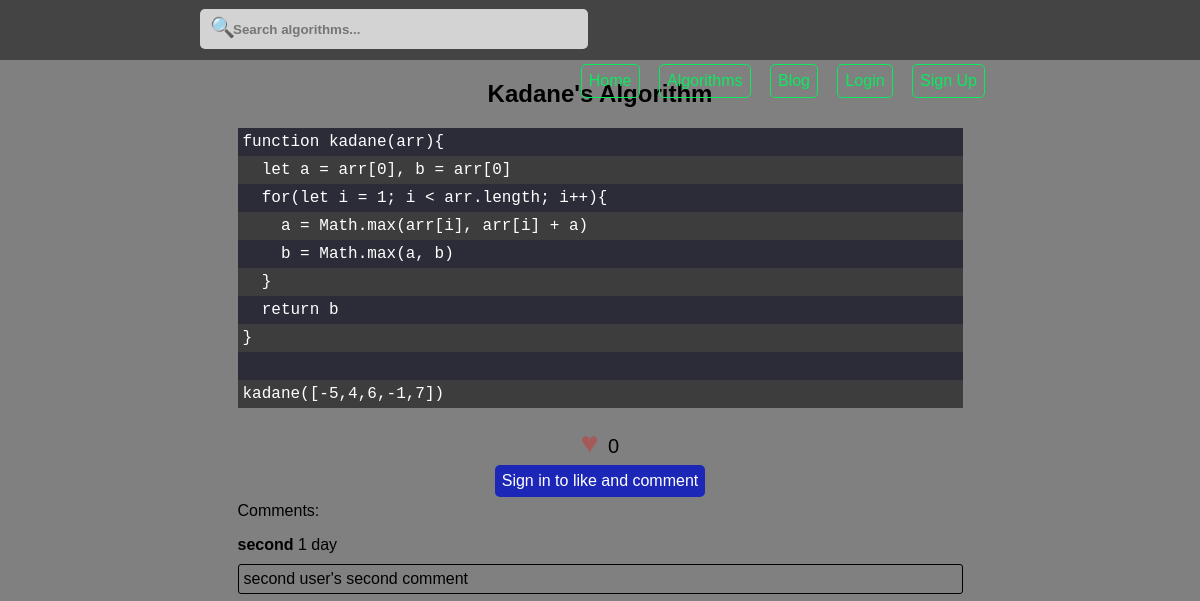
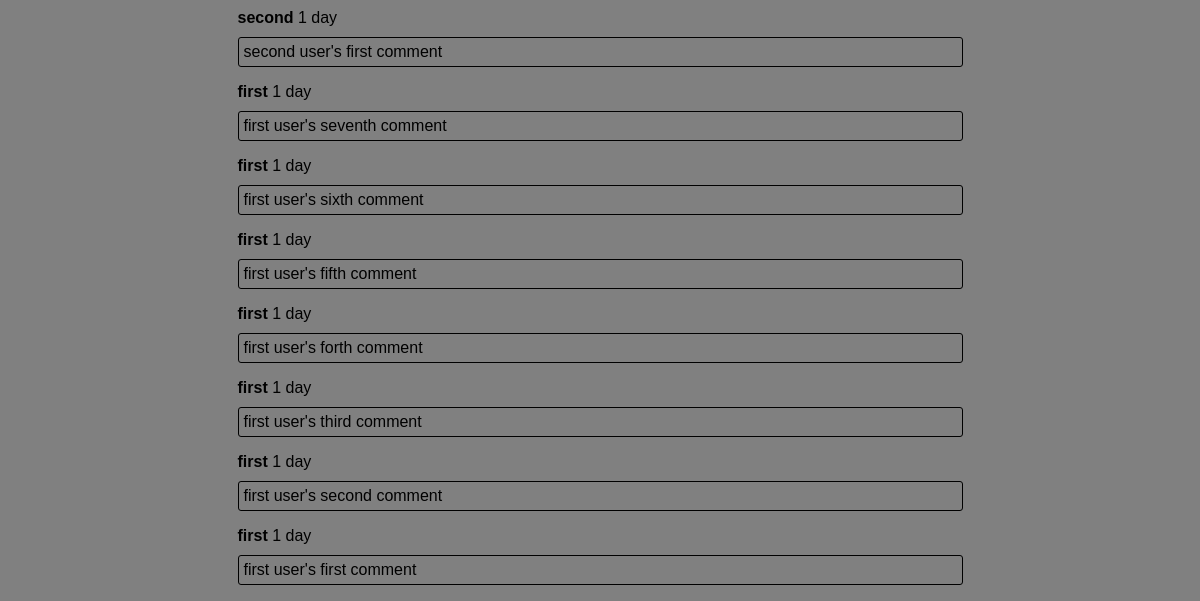
/algorithms/array-stack-queue-sorting/kadanes-algorithm/, run on an earlier commit of the app's database (2 pictures, top to bottom).
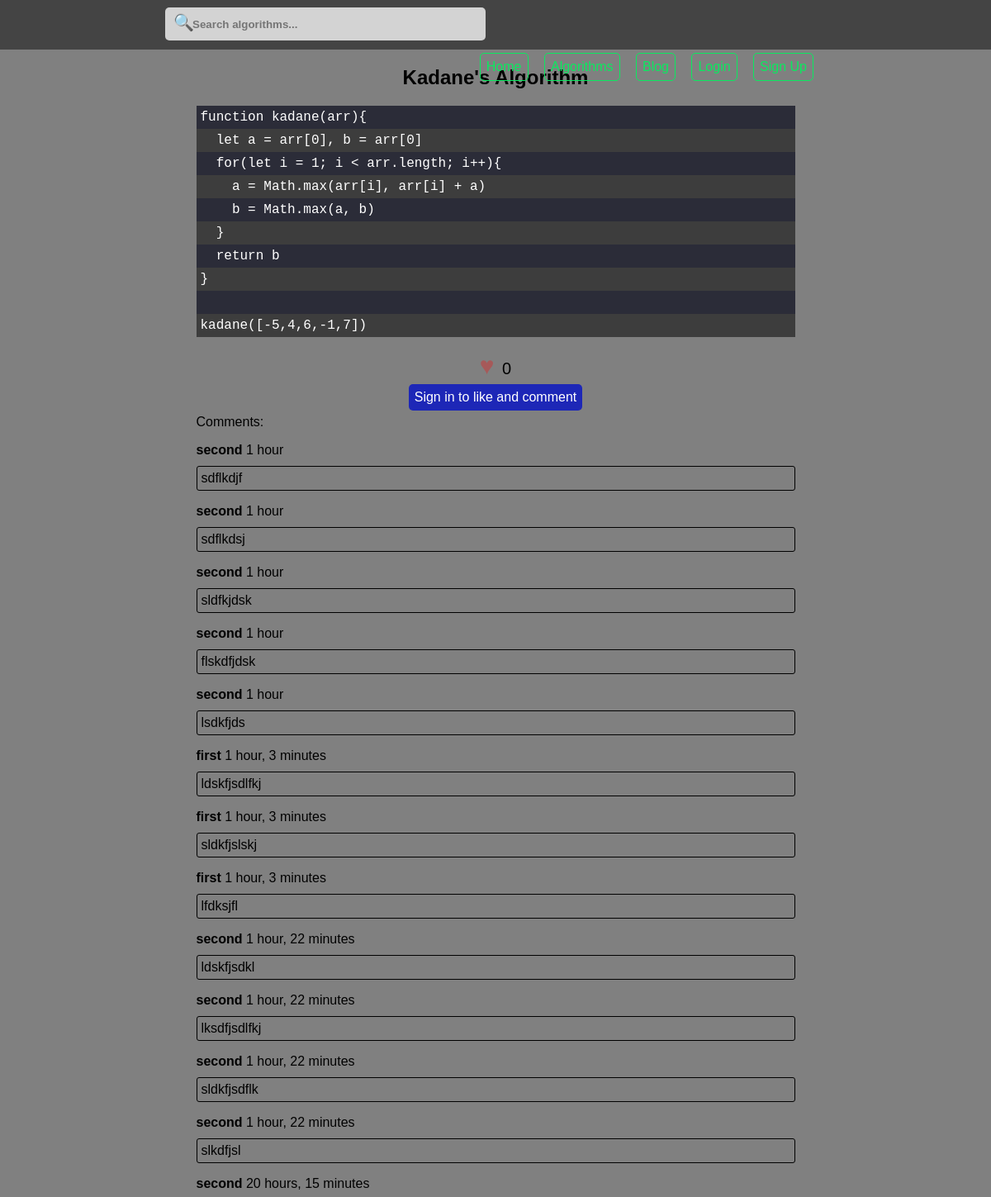
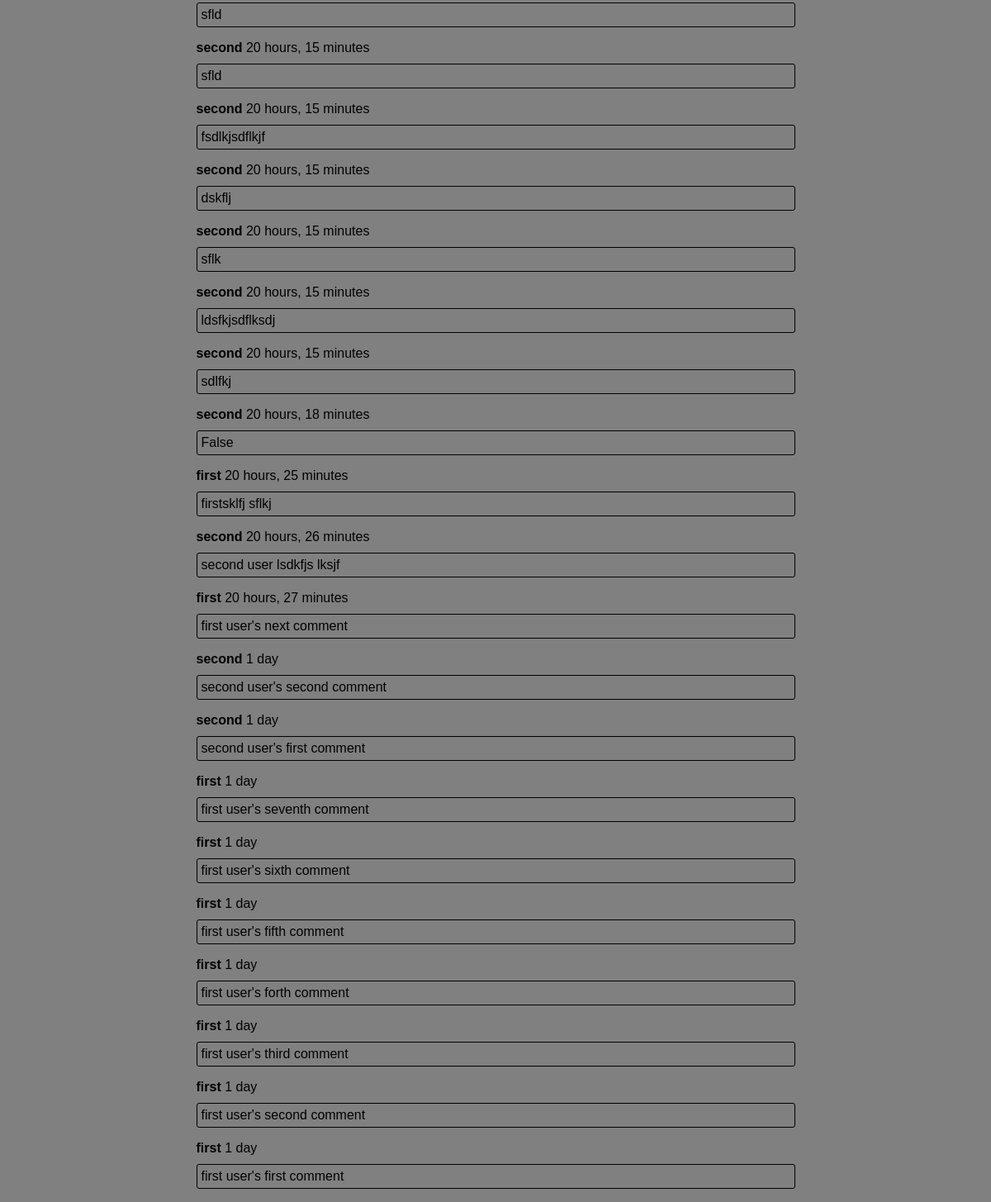
And on a later commit of the database (2 pictures, top to bottom).
### comments/models.py (models this page shows, shortened)
class Comment(models.Model):
	user = models.ForeignKey(User, on_delete = models.CASCADE)
	article = models.ForeignKey(Blog, on_delete = models.CASCADE, null = True, blank = True)
	algorithm = models.ForeignKey(Algorithm, on_delete = models.CASCADE, null = True, blank = True)
	content = models.TextField()
	created_at = models.DateTimeField(auto_now_add = True)
	class Meta:
		ordering = ['-created_at']

### computer_science/views.py (the view, shortened to what this page needs)
# urls.py: url(r'^blog/(?P<friendly_title>[-\w]+)/$', show, name = 'show'),
def show(request, friendly_category = None, friendly_title = None):
	algorithm = get_object_or_404(Algorithm, friendly_title = friendly_title)
	if not algorithm:
		return Http404
	form = Comment_form(request.POST or None)
	current_user_likes = False
	like_or_unlike = 'Like'
	if request.user.is_authenticated:
	    if request.user in algorithm.likes.all():
	        current_user_likes = True
	    if current_user_likes:
	        like_or_unlike = 'Unlike'
	items = { 'algorithm': algorithm,
			  'title': algorithm.title,
			  'comments': algorithm.comment_set.all(),
			  'form': form,
			  'value': 'Submit Comment',
			  'like_or_unlike': like_or_unlike, }
	return render(request, 'algorithms/show.html', items)

### comments/forms.py
class Comment_form(forms.ModelForm):
	content = forms.CharField(widget = forms.Textarea(
		attrs = { 'class': 'comment-form', 'placeholder': 'Type your comment here...', 'rows': 4, 'cols': 80 }))
	class Meta:
		model = Comment
		fields = ['content']

### templates/algorithms/show.html (shortened to what this page needs)
{% extends 'base.html' %}
{% load staticfiles %}
{% block css %}
	<link rel="stylesheet" type="text/css" href="{% static 'css/algorithm.css' %}">
{% endblock css %}
{% block main %}
	<div class="full-algorithm">
		<h2>{{ algorithm.title }}</h2>
		<div class="algorithm-code">{{ algorithm.code|safe }}</div>
		<br />
		<a class='like like-button'>
		</a>
		<span class="like-counts">{{ algorithm.likes.count }}</span>
        <br>
	    {% if user.is_authenticated %}
    		<form method="POST" class="comment_form", enctype="multipart/form-data">
        		{% csrf_token %}
        		{{ form.as_p }}
        		<input type="submit" value="{{ value }}" class='button-class-a send_comment_button'>
    	    </form>
	    {% else %}
	        <a href="{% url 'user:user_login' %}" class="button-class-a">Sign in to like and comment</a>
	    {% endif %}
	    <div class="comment-count">Comments:</div>
	    <div class="all-comments">
    		{% for comment in comments %}
    			<div class="single-comment">
    				<p class="comment-username"><b>{{ comment.user }}</b> {{ comment.created_at|timesince }}</p>
    				<p class="comment-content">{{ comment.content }}</p>
    			</div>
    		{% endfor %}
        </div>
	</div>
{% endblock main %}

What changed in the data, as far as the page shows it:
added Comment: user "second", created_at "1 hour", content "sdflkdjf"
added Comment: user "second", created_at "1 hour", content "sdflkdsj"
added Comment: user "second", created_at "1 hour", content "sldfkjdsk"
added Comment: user "second", created_at "1 hour", content "flskdfjdsk"
added Comment: user "second", created_at "1 hour", content "lsdkfjds"
added Comment: user "first", created_at "1 hour, 3 minutes", content "ldskfjsdlfkj"
added Comment: user "first", created_at "1 hour, 3 minutes", content "sldkfjslskj"
added Comment: user "first", created_at "1 hour, 3 minutes", content "lfdksjfl"
added Comment: user "second", created_at "1 hour, 22 minutes", content "ldskfjsdkl"
added Comment: user "second", created_at "1 hour, 22 minutes", content "lksdfjsdlfkj"
added Comment: user "second", created_at "1 hour, 22 minutes", content "sldkfjsdflk"
added Comment: user "second", created_at "1 hour, 22 minutes", content "slkdfjsl"
added Comment: user "second", created_at "20 hours, 15 minutes", content "sfld"
added Comment: user "second", created_at "20 hours, 15 minutes", content "sfld"
added Comment: user "second", created_at "20 hours, 15 minutes", content "fsdlkjsdflkjf"
added Comment: user "second", created_at "20 hours, 15 minutes", content "dskflj"
added Comment: user "second", created_at "20 hours, 15 minutes", content "sflk"
added Comment: user "second", created_at "20 hours, 15 minutes", content "ldsfkjsdflksdj"
added Comment: user "second", created_at "20 hours, 15 minutes", content "sdlfkj"
added Comment: user "second", created_at "20 hours, 18 minutes", content "False"
added Comment: user "first", created_at "20 hours, 25 minutes", content "firstsklfj sflkj"
added Comment: user "second", created_at "20 hours, 26 minutes", content "second user lsdkfjs lksjf"
added Comment: user "first", created_at "20 hours, 27 minutes", content "first user's next comment"
